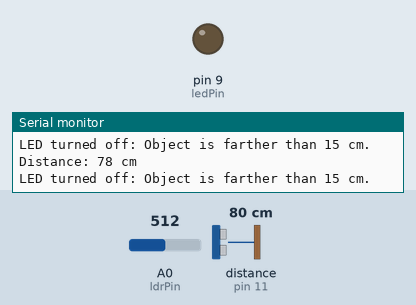
This sketch was run on a simulated Arduino Uno, built with avr-gcc and run on an emulated ATmega328P. Parts: output pins drawn as LEDs (lit = HIGH), the last lines printed to the serial monitor. Wiring (inferred from the names in the program): ultrasonic range finder: trigger pin 10; echo pin 11. The test bench sets the inputs (shaded band); at power-on: distance to the obstacle (sensor on pin 11) 80 cm, A0 (ldrPin) = 512. The echo pulse lasts 58.3 µs per cm; pins used as bus, display or sensor lines are not drawn.

Above: at 1.8 s.
1.9 s: distance to the obstacle (sensor on pin 11) set to 18 cm
3.4 s: distance to the obstacle (sensor on pin 11) set to 15 cm
At 4.4 s:
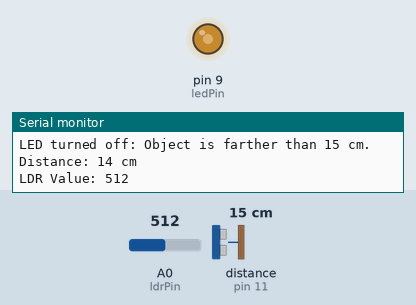
Timing chart, 0 to 6.4 s (numbered marks = the images above; inputs shaded):
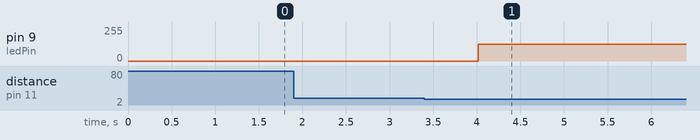

Measured:
- the behaviour switches between 17 and 16 cm on distance to the obstacle (sensor on pin 11) (found by bisection; images 0 and 1)
- after the input at 3.4 s, pin 9 (ledPin): 0/255 → 127/255 after 0.62 s

The sketch:

Smart_lights.ino
```cpp
// Define the pin numbers
const int ldrPin = A0;      // LDR connected to analog pin A0
const int ledPin = 9;       // LED connected to PWM digital pin 9
const int trigPin = 10;     // Trigger pin for ultrasonic sensor
const int echoPin = 11;     // Echo pin for ultrasonic sensor

// Define a constant for maximum brightness
const int maxBrightness = 255; // Maximum brightness for PWM

// Variables for timing
unsigned long previousMillis = 0; // Store the last time the loop was executed
const long interval = 500000;      // Interval at which to read (in microseconds)
const long printDelay = 1000;      // Delay between prints (in milliseconds)

void setup() {
  // Initialize the LED pin as an output
  pinMode(ledPin, OUTPUT);
  // Initialize the ultrasonic sensor pins
  pinMode(trigPin, OUTPUT);
  pinMode(echoPin, INPUT);
  // Start the serial communication for debugging
  Serial.begin(9600);
}

void loop() {
  // Measure distance using the ultrasonic sensor
  long duration, distance;

  // Clear the trigger
  digitalWrite(trigPin, LOW);
  delayMicroseconds(2);

  // Set the trigger to HIGH for 10 microseconds
  digitalWrite(trigPin, HIGH);
  delayMicroseconds(10);
  digitalWrite(trigPin, LOW);

  // Read the echo pin
  duration = pulseIn(echoPin, HIGH);

  // Calculate the distance in cm
  distance = duration * 0.034 / 2; // Speed of sound is 0.034 cm/µs

  // Print the distance to the Serial Monitor
  Serial.print("Distance: ");
  Serial.print(distance);
  Serial.println(" cm");

  // Check if the object is within 15 cm
  if (distance <= 15) {
    // Read the value from the LDR
    int ldrValue = analogRead(ldrPin);

    // Print the LDR value to the Serial Monitor
    Serial.print("LDR Value: ");
    Serial.println(ldrValue);

    // Calculate brightness using a simpler formula
    int brightness = maxBrightness - (ldrValue / 4.01); // Inverse relationship

    // Ensure brightness is within the valid range
    brightness = constrain(brightness, 0, maxBrightness);

    // Set the LED brightness using PWM
    analogWrite(ledPin, brightness);
  } else {
    // If the object is farther than 15 cm, turn off the LED
    analogWrite(ledPin, 0);
    Serial.println("LED turned off: Object is farther than 15 cm.");
  }

  // Delay between prints to the Serial Monitor
  delay(printDelay); // Delay for 1000 milliseconds (1 second)
}
```
